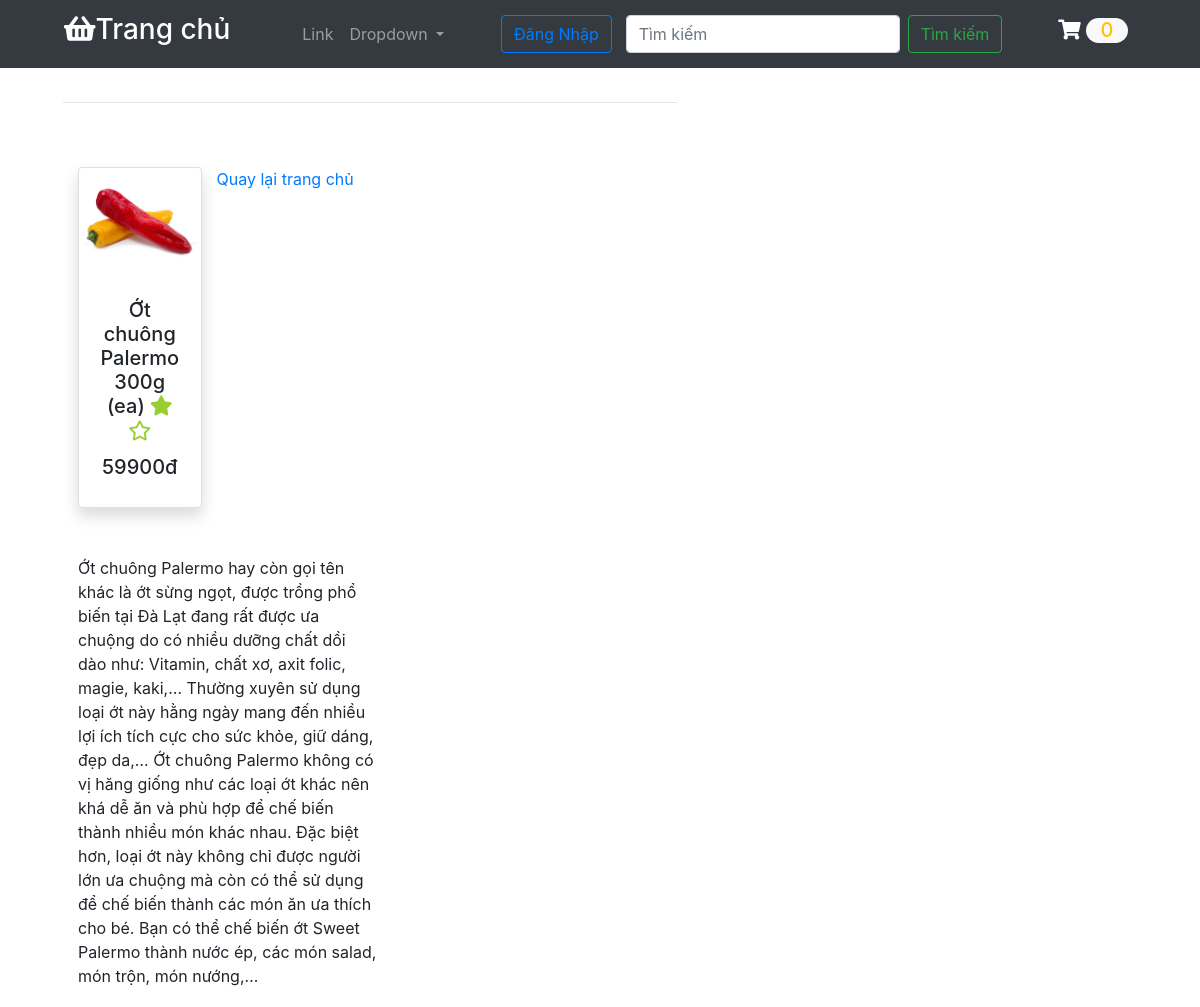
Screenshot of /details.php?details=7 with the database file from the repository.
### tables this page shows
CREATE TABLE `producttb` (
  `id` int(11) NOT NULL,
  `product_name` varchar(100) DEFAULT NULL,
  `product_price` int(11) DEFAULT NULL,
  `product_image` varchar(255) DEFAULT NULL,
  `ChiTietSP` text DEFAULT NULL
);

### action.php (called while the page is built, shortened)
<?php
	include 'config.php';
	mysqli_set_charset($conn,'utf8mb4');
	if(isset($_GET['details'])){
		$id=$_GET['details'];
		$query="SELECT * FROM producttb WHERE id=?";
		$stmt=$conn->prepare($query);
		$stmt->bind_param("i",$id);
		$stmt->execute();
		$result=$stmt->get_result();
		$row=$result->fetch_assoc();
		$vname=$row['product_name'];
		$vprice=$row['product_price'];
		$vphoto=$row['product_image'];
		$vdetails=$row['ChiTietSP'];
	}
?>

### details.php (the view, shortened to what this page needs)
<?php
include 'action.php';
?>
<!DOCTYPE html>
<html lang="en">
<head>
    <link rel="stylesheet" href="https://cdnjs.cloudflare.com/ajax/libs/font-awesome/5.8.2/css/all.css" />
    <link rel="stylesheet" href="https://stackpath.bootstrapcdn.com/bootstrap/4.3.1/css/bootstrap.min.css">
    <link rel="stylesheet" href="style.css">
</head>
<body>
<?php
    require_once ('php/header1.php');
?>
<div class="container-fluid">
    <div class="row px-5">
        <div class="col-md-7">
            <div class="shopping-cart">
                <hr>
                <div class="container">
        <div class="row text-center py-5">
        <div class="col-md-3 col-sm-6 my-3 my-md-0">
                <form action="index.php" method="post">
                    <div class="card shadow">
                        <div>
                           <img src="<?php echo $vphoto; ?>" alt="Image1" class="img-fluid card-img-top">
                        </div>
                        <div class="card-body">
                            <h5 class="card-title"><?php echo $vname; ?>
                                <i class="fas fa-star"></i>
                                <i class="far fa-star"></i>
                            <h5>
                                <span class="price"><?php echo $vprice; ?>đ</span>
                            </h5>
                        </div>
                    </div>
                </form>
            </div>
            <a href="index.php">Quay lại trang chủ</a>
        </div>
        <fieldset><?php echo $vdetails ?></fieldset>
            </div>
        </div>
    </div>
</div>
</body>
</html>

### style.css (style rules this page uses)
img { max-width: 100%; height: auto; background: lightblue; background: radial-gradient(white 30%, lightblue 70%); }
.fa-star, .fa-star-half { color: yellowgreen; padding: 3% 0; }
.shopping-cart { padding: 3% 0; }

### details.php (style rules this page uses)
fieldset { border: 1px solid #ccc; padding: 15px; margin: 20px; width: 300px; }

### rows the page displays
producttb: product_image (picture), product_name "Ớt chuông Palermo 300g (ea)", product_price "59900", ChiTietSP "Ớt chuông Palermo hay còn gọi tên khác là ớt sừng ngọt, được trồng phổ biến tại Đà Lạt đang rất được ưa chuộng do có nhiều dưỡng chất dồi dào như: Vitamin, chất xơ, axit folic, magie, kaki,… Thường xuyên sử dụng loại ớt này hằng ngày mang đến nhiều lợi ích tích cực cho sức khỏe, giữ dáng, đẹp da,… Ớt chuông Palermo không có vị hăng giống như các loại ớt khác nên khá dễ ăn và phù hợp để chế biến thành nhiều món khác nhau. Đặc biệt hơn, loại ớt này không chỉ được người lớn ưa chuộng mà còn có thể sử dụng để chế biến thành các món ăn ưa thích cho bé. Bạn có thể chế biến ớt Sweet Palermo thành nước ép, các món salad, món trộn, món nướng,…"
